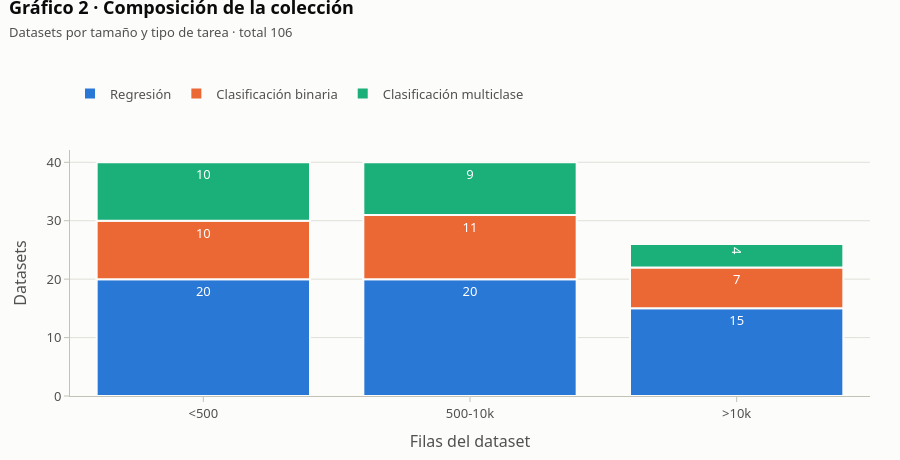

Write notebook code for a chart like this one.
### Code cell
recuento = (datasets.groupby(["banda_filas", "tarea"]).size().rename("n").reset_index())
fig = px.bar(
    recuento, x="banda_filas", y="n", color="tarea", text="n",
    category_orders={"banda_filas": BANDAS_FILAS, "tarea": list(TAREAS.values())},
    color_discrete_sequence=[AZUL, NARANJA, AQUA],
    labels={"banda_filas": "Filas del dataset", "n": "Datasets", "tarea": "Tarea"},
)
fig.update_traces(textposition="inside", textfont_color="white",
                  marker_line=dict(width=2, color=FONDO))
estilo(fig, "Gráfico 2 · Composición de la colección",
       f"Datasets por tamaño y tipo de tarea · total {len(datasets)}").show()

pd.crosstab(datasets.fuente, datasets.tarea, margins=True, margins_name="Total")

### Figure 1 — Plotly figure (JSON) as saved in the notebook; plotly's stock layout.template omitted (floating-point values rounded to 4 significant figures)
{"data": [{"hovertemplate": "Tarea=Regresión<br>Filas del dataset=%{x}<br>Datasets=%{text}<extra></extra>", "legendgroup": "Regresión", "marker": {"color": "#2a78d6", "line": {"color": "#fcfcfb", "width": 2}, "pattern": {"shape": ""}}, "name": "Regresión", "orientation": "v", "showlegend": true, "text": [20.0, 20.0, 15.0], "textfont": {"color": "white"}, "textposition": "inside", "type": "bar", "x": ["500-10k", "<500", ">10k"], "xaxis": "x", "y": [20, 20, 15], "yaxis": "y"}, {"hovertemplate": "Tarea=Clasificación binaria<br>Filas del dataset=%{x}<br>Datasets=%{text}<extra></extra>", "legendgroup": "Clasificación binaria", "marker": {"color": "#eb6834", "line": {"color": "#fcfcfb", "width": 2}, "pattern": {"shape": ""}}, "name": "Clasificación binaria", "orientation": "v", "showlegend": true, "text": [11.0, 10.0, 7.0], "textfont": {"color": "white"}, "textposition": "inside", "type": "bar", "x": ["500-10k", "<500", ">10k"], "xaxis": "x", "y": [11, 10, 7], "yaxis": "y"}, {"hovertemplate": "Tarea=Clasificación multiclase<br>Filas del dataset=%{x}<br>Datasets=%{text}<extra></extra>", "legendgroup": "Clasificación multiclase", "marker": {"color": "#1baf7a", "line": {"color": "#fcfcfb", "width": 2}, "pattern": {"shape": ""}}, "name": "Clasificación multiclase", "orientation": "v", "showlegend": true, "text": [9.0, 10.0, 4.0], "textfont": {"color": "white"}, "textposition": "inside", "type": "bar", "x": ["500-10k", "<500", ">10k"], "xaxis": "x", "y": [9, 10, 4], "yaxis": "y"}], "layout": {"barmode": "relative", "font": {"color": "#0b0b0b", "family": "system-ui, -apple-system, 'Segoe UI', sans-serif", "size": 13}, "height": 460, "hoverlabel": {"bgcolor": "white", "font": {"family": "system-ui, -apple-system, 'Segoe UI', sans-serif", "size": 13}}, "legend": {"font": {"color": "#52514e"}, "orientation": "h", "title": {}, "tracegroupgap": 0, "x": 0, "y": 1.168, "yanchor": "bottom"}, "margin": {"b": 60, "l": 70, "r": 30, "t": 150}, "paper_bgcolor": "#fcfcfb", "plot_bgcolor": "#fcfcfb", "title": {"text": "<b>Gráfico 2 · Composición de la colección</b><br><span style='font-size:13px;color:#52514e'>Datasets por tamaño y tipo de tarea · total 106</span>", "x": 0.01, "xanchor": "left", "y": 0.97, "yanchor": "top"}, "xaxis": {"anchor": "y", "categoryarray": ["<500", "500-10k", ">10k"], "categoryorder": "array", "domain": [0, 1], "linecolor": "#c3c2b7", "showgrid": false, "tickcolor": "#c3c2b7", "tickfont": {"color": "#52514e"}, "title": {"font": {"color": "#52514e"}, "text": "Filas del dataset"}}, "yaxis": {"anchor": "x", "domain": [0, 1], "gridcolor": "#e1e0d9", "linecolor": "#c3c2b7", "showgrid": true, "tickcolor": "#c3c2b7", "tickfont": {"color": "#52514e"}, "title": {"font": {"color": "#52514e"}, "text": "Datasets"}}}}
